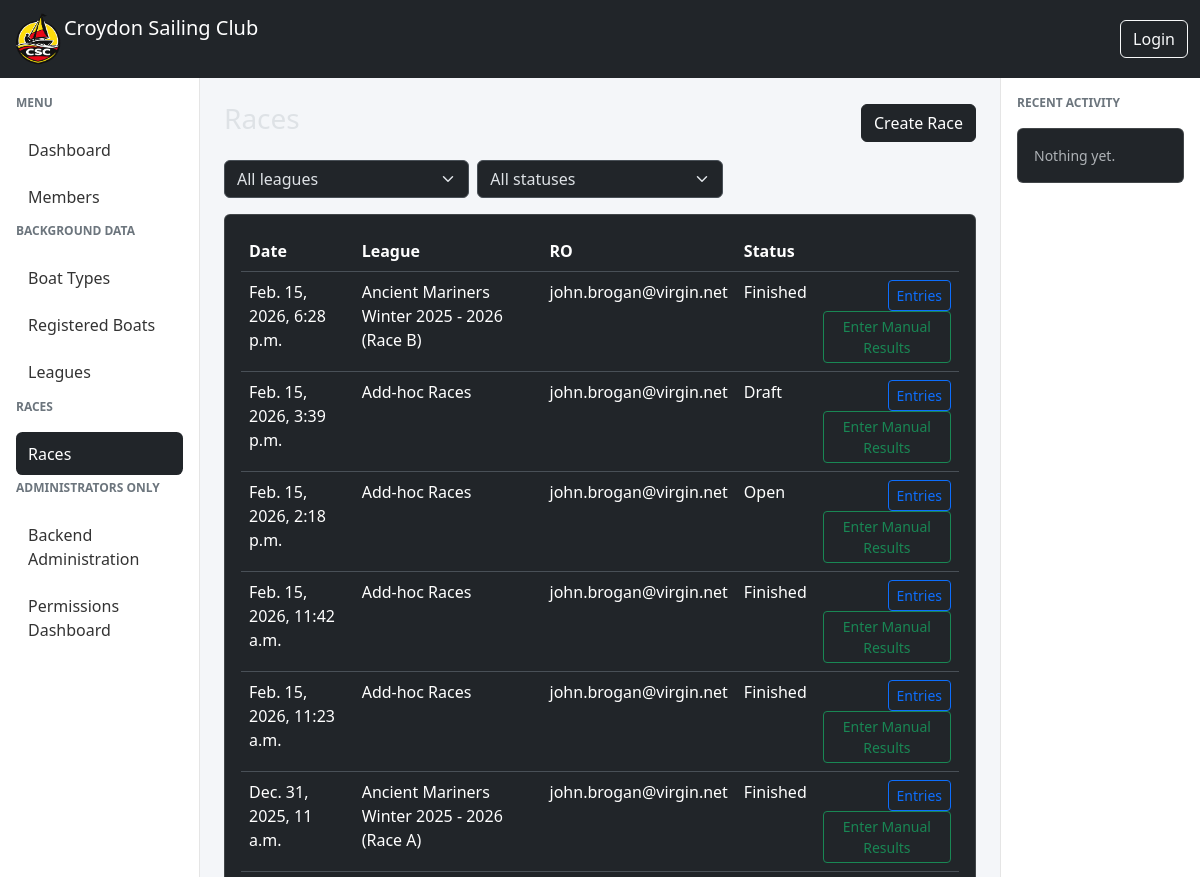
The app's page / (upper part), older data.
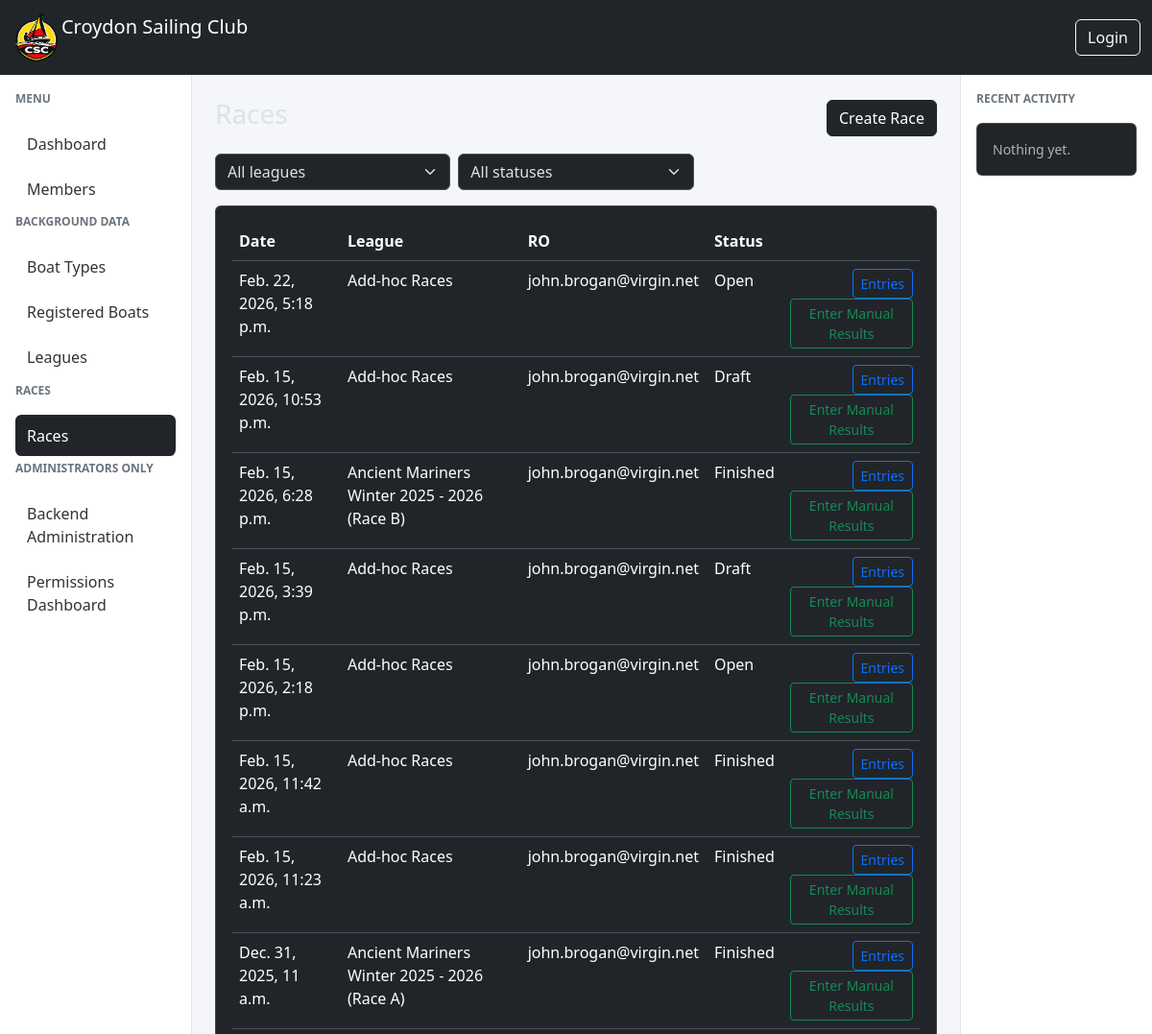
The same page, newer data.
### races/models.py (models this page shows, shortened)
class Race(models.Model):
    event = models.OneToOneField(Event, on_delete=models.CASCADE)
    league = models.ForeignKey(
        "races.League",
        on_delete=models.SET_NULL,
        null=True,
        blank=True,
        related_name="races",
    )
    race_officer = models.ForeignKey(
        settings.AUTH_USER_MODEL,
        on_delete=models.SET_NULL,
        null=True,
        related_name="races_as_ro",
    )
    assistant_race_officer = models.ForeignKey(
        settings.AUTH_USER_MODEL,
        on_delete=models.SET_NULL,
        null=True,
        blank=True,
        related_name="races_as_aro",
    )
    class RaceStatus(models.TextChoices):
        DRAFT = "draft", "Draft"
        OPEN = "open", "Open"
        RUNNING = "running", "Running"
        FINISHED = "finished", "Finished"
        VERIFIED = "verified", "Verified"
        LOCKED = "locked", "Locked"
    status = models.CharField(
        max_length=20,
        choices=RaceStatus.choices,
        default=RaceStatus.DRAFT,
    )

class Event(models.Model):
    class EventType(models.TextChoices):
        RACE = "race", "Race"
        MEETING = "meeting", "Meeting"
        WORKPARTY = "workparty", "Work Party"
    start_datetime = models.DateTimeField()
    type = models.CharField(max_length=20, choices=EventType.choices)
    created_by = models.ForeignKey(
        settings.AUTH_USER_MODEL,
        on_delete=models.SET_NULL,
        null=True,
        related_name="events_created",
    )
    created_at = models.DateTimeField(auto_now_add=True)
    is_active = models.BooleanField(default=True)

class League(models.Model):
    name = models.CharField(max_length=200, unique=True)
    description = models.CharField(max_length=200, blank=True)
    date_from = models.DateField(help_text='The first date a race can be added to this league')
    date_to = models.DateField(help_text='The last date a race can be added to this league')
    def __str__(self):
        return self.name

### members/models.py (models this page shows, shortened)
class Member(AbstractUser):
    username = models.CharField(
        max_length=150,
        unique=True,
        null=True,
        blank=True,
        verbose_name="Alias"
    )
    email = models.EmailField(
        unique=True,
        verbose_name="Email Address"
    )
    full_name = models.CharField(
        max_length=255,
        blank=True,
        help_text="Full name as an alternative to first and last name"
    )
    email_verified = models.BooleanField(
        default=False,
        help_text="Designates whether the user's email has been verified"
    )
    default_boat = models.ForeignKey(
        "races.RegisteredBoat",
        on_delete=models.SET_NULL,
        null=True,
        blank=True,
        related_name="default_for_members",
    )
    USERNAME_FIELD = "email"
    REQUIRED_FIELDS = ["username"]
    def __str__(self):
        return self.email

### races/views.py (the view)
# urls.py: path("", RaceListView.as_view(), name="races-list"),
class RaceListView(ListView):
    model = Race
    template_name = "races/race_list.html"
    context_object_name = "races"
    ordering = ["-event__start_datetime"]
    def get_queryset(self):
        qs = super().get_queryset().select_related("league")
        league_id = self.request.GET.get("league")
        status = self.request.GET.get("status")
        if league_id and league_id != "all":
            qs = qs.filter(league_id=league_id)
        if status and status != "all":
            qs = qs.filter(status=status)
        return qs
    def get_context_data(self, **kwargs):
        context = super().get_context_data(**kwargs)
        context["leagues"] = League.objects.order_by("name")
        context["selected_league"] = self.request.GET.get("league", "all")
        context["selected_status"] = self.request.GET.get("status", "all")
        return context

### races/templates/races/race_list.html (shortened to what this page needs)
{% extends "base.html" %}
{% block content %}
<div class="d-flex justify-content-between align-items-center mb-3">
    <h3>Races</h3>
    <a href="{% url 'race-add' %}" class="btn btn-dark">
        Create Race
    </a>
</div>
<form method="get" class="row g-2 mb-3">
    <div class="col-md-4">
        <select name="league" class="form-select" onchange="this.form.submit()">
            <option value="all">All leagues</option>
        </select>
    </div>
    <div class="col-md-4">
        <select name="status" class="form-select" onchange="this.form.submit()">
            <option value="all">All statuses</option>
        </select>
    </div>
</form>
<div class="card">
    <div class="card-body">
        <table class="table table-hover">
            <thead>
                <tr>
                    <th>Date</th>
                    <th>League</th>
                    <th>RO</th>
                    <th>Status</th>
                    <th></th>
                </tr>
            </thead>
            <tbody>
            {% for race in races %}
                <tr>
                    <td>{{ race.event.start_datetime }}</td>
                    <td>{{ race.league|default:"—" }}</td>
                    <td>{{ race.race_officer|default:"—" }}</td>
                    <td>{{ race.get_status_display }}</td>
                    <td class="text-end">
                        <a href="{% url 'race-entries' race.pk %}"
                           class="btn btn-sm btn-outline-primary">
                           Entries
                        </a>
                        <a href="{% url 'race-results-manual' race.pk %}"
                            class="btn btn-sm btn-outline-success">
                            Enter Manual Results
                        </a>
                    </td>
                </tr>
            {% empty %}
                <tr>
                    <td colspan="5" class="text-center text-muted">
                        No races yet
                    </td>
                </tr>
            {% endfor %}
            </tbody>
        </table>
    </div>
</div>
{% endblock %}

Row changes from the older to the newer data that the page shows:
added Race: event.start_datetime "Feb. 22, 2026, 5:18 p.m.", league "Add-hoc Races", race_officer "john.brogan@virgin.net", status "Open"
added Race: event.start_datetime "Feb. 15, 2026, 10:53 p.m.", league "Add-hoc Races", race_officer "john.brogan@virgin.net", status "Draft"
